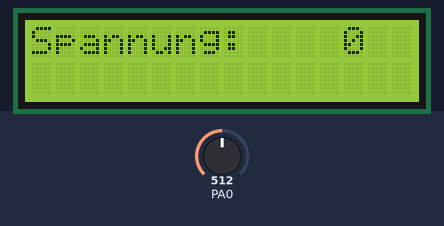
Recording of a program running on a simulated ATmega16, built with avr-gcc and emulated at 16 MHz. On the bench: 16×2 character LCD. Wiring (inferred from the names in the program): character LCD (HD44780): RS PA6; E PA4; data PB2, PB5, PB6, PB7. The test bench sets the inputs (shaded band); at power-on: PA0 = 512.

Above: at 1.8 s.
1.9 s: PA0 set to 680
At 2.7 s:
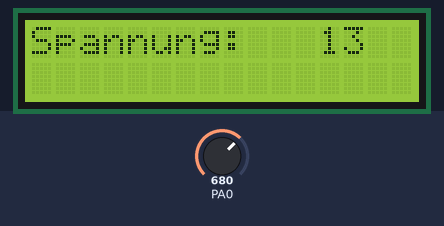
3.5 s: PA0 set to 660
At 4.5 s:
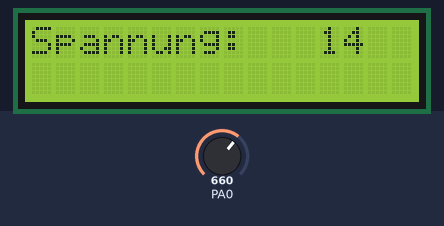
5.5 s: PA0 set to 716
At 6.3 s:
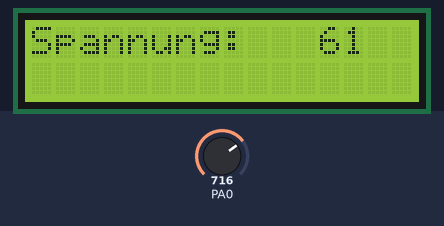
Timing chart, 0 to 8.5 s (numbered marks = the images above; inputs shaded):
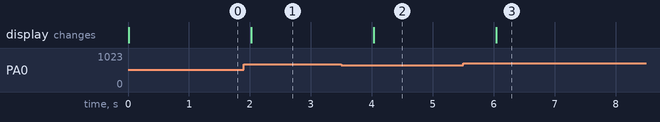

The program:

main.c
```c
/*-------------------------------------------------------------------------*\
| File:        main.c
| Version:      1.0
| Projekt:      battery measure
| Description:  test program for bat measurement
| Circuit:      MEGACARD V5.5
| Author:	    Pachler Fabio
| Creation:	    14.12.2022
|
| Change:
\*-------------------------------------------------------------------------*/

#include <avr/io.h>
#include <util/delay.h>
#include "adc/adc.h"
#include "lcd/lcd.h"

int main (void)
{
   lcd_init();
   adc_init();

   adc_mode(0x00);
   adc_channel(0x00);
   uint16_t adc_value = 0;
   uint8_t bat = 0;

//    VALUES FROM 670 - 860 (AVERAGE VALUES, NEEDS TO BE SLIGTHLY CHANGED)
//    Prozent    Wert
//    100%   -	  860
//    90%    -	  842
//    80%    -	  823
//    70%    -	  809
//    60%    -	  793
//    50%    -	  786
//    40%    -    778
//    30%    -    772
//    20%    -    764
//    10%    -    756
//    0%     -    670

   while (1)
   {
       adc_value = adc_read();

       if(adc_value > 670)
       {
           bat = 20;
       }

       if(adc_value > 764)
       {
           bat = 40;
       }

       if(adc_value > 778)
       {
           bat = 60;
       }

       if(adc_value > 793)
       {
           bat = 80;
       }

       if(adc_value > 823)
       {
           bat = 100;
       }

	   lcd_home();
	   lcd_string("Spannung: ");
	   lcd_ul2ascii(((adc_value * 50) / 1024), 10, 4);
	   lcd_cursor(0,1);
	   lcd_string("Ladung: ");
	   lcd_ul2ascii(bat, 10, 3);
	   lcd_string("%");

       _delay_ms(1000);
   }

   return 0;
}
```

adc.c
```c
/* -----------------------------------------
 * G.Raf^engineering
 * www.sunriax.at
 * -----------------------------------------
 *    Platform: Megacard
 *    Hardware: ATmega16
 * -----------------------------------------
 *     Version: 1.0 Release
 *      Author: G.Raf
 * Description:
 *   Function file for adc library
 * -----------------------------------------
 */

#include "adc.h"

//  +---------------------------------------------------------------+
//  |                   ADC initialization                          |
//  +---------------------------------------------------------------+
void adc_init(void)
{
    // Setup ADC parameters
    ADMUX = (((0x03 & ADC_REF)<<6) | ((0x01 & ADC_DATA_SHIFT)<<5));

    // Setup ADC prescaler
    // F_ADC = F_CPU / ADC_PRESCALER
    ADCSRA = ((0x07 & ADC_PRESCALER));

    // Setup ADC permanent transformation and trigger source
    #if ADC_MODE == 0x01
        ADCSRA |= (1<<ADEN) | (1<<ADSC) | (1<<ADATE);

        SFIOR &= ~(0xE0);
        SFIOR |= ((0x07 & ADC_TRIGGER_SOURCE)<<5);
    #endif

    // Check if ADC interrupt handler is active
    #ifdef ADC_ADIE
        ADCSRA |= (1<<ADIE);    // Enable ADC interrupt
        sei();                  // Enable global interrupt
    #endif
}

//  +---------------------------------------------------------------+
//  |                   ADC disable function                        |
//  +---------------------------------------------------------------+
void adc_disable(void)
{
    ADCSRA &= ~(1<<ADEN);   // Disable ADC
}

//  +---------------------------------------------------------------+
//  |                   ADC mode selection                          |
//  +---------------------------------------------------------------+
//  | Parameter:    mode    ->  0x00 = Singled ended input          |
//  |                                  ADC0 - ADC7                  |
//  |                           0x01 = Differential input   | Gain  |
//  |                                  ADC0 - ADC0 (CH0)    |  10x  |
//  |                                  ADC1 - ADC0 (CH1)    |  10x  |
//  |                                  ADC0 - ADC0 (CH0)    | 200x  |
//  |                                  ADC1 - ADC0 (CH1)    | 200x  |
//  |                                  ADC2 - ADC2 (CH2)    |  10x  |
//  |                                  ADC3 - ADC2 (CH3)    |  10x  |
//  |                                  ADC2 - ADC2 (CH2)    | 200x  |
//  |                                  ADC3 - ADC2 (CH3)    | 200x  |
//  |                           0x02 = Differential input   | Gain  |
//  |                                  ADC0 - ADC1 (CH0)    |   1x  |
//  |                                  ADC1 - ADC1 (CH1)    |   1x  |
//  |                                  ADC2 - ADC1 (CH2)    |   1x  |
//  |                                  ADC3 - ADC1 (CH3)    |   1x  |
//  |                                  ADC4 - ADC1 (CH4)    |   1x  |
//  |                                  ADC5 - ADC1 (CH5)    |   1x  |
//  |                                  ADC6 - ADC1 (CH6)    |   1x  |
//  |                                  ADC7 - ADC1 (CH7)    |   1x  |
//  |                           0x03 = Differential input   | Gain  |
//  |                                  ADC0 - ADC2 (CH0)    |   1x  |
//  |                                  ADC1 - ADC2 (CH1)    |   1x  |
//  |                                  ADC2 - ADC2 (CH2)    |   1x  |
//  |                                  ADC3 - ADC2 (CH3)    |   1x  |
//  |                                  ADC4 - ADC2 (CH4)    |   1x  |
//  |                                  ADC5 - ADC2 (CH5)    |   1x  |
//  |                                          --- Special ---      |
//  |                                  1.22V Ref   (CH6)            |
//  |                                  0V Ref      (CH7)            |
//  +---------------------------------------------------------------+
void adc_mode(ADC_Mode mode)
{
    ADMUX = (ADMUX & 0xE7) | ((0x03 & mode)<<3);    // Setup ADC Mode
}

//  +---------------------------------------------------------------+
//  |                   ADC channel selection                       |
//  +---------------------------------------------------------------+
//  | Parameter:    channel ->  0x00 = CH0 (Standard after init)    |
//  |                           0x01 = CH1                          |
//  |                           0x02 = CH2                          |
//  |                           0x03 = CH3                          |
//  |                           0x04 = CH4                          |
//  |                           0x05 = CH5                          |
//  |                           0x06 = CH6                          |
//  |                           0x07 = CH7                          |
//  +---------------------------------------------------------------+
void adc_channel(ADC_Channel channel)
{
    ADMUX = (ADMUX & ~(0x07)) | (0x07 & channel);   // Select ADC Channel
}

#ifndef ADC_ADIE

    //  +---------------------------------------------------------------+
    //  |                   ADC read value                              |
    //  +---------------------------------------------------------------+
    //  | Return:   ->  RIGHT shift of ADC data register                |
    //  +-------------------------------+-------------------------------+
    //  |             ADCH              |             ADCL              |
    //  +---+---+---+---+---+---+---+---+---+---+---+---+---+---+---+---+
    //  | - | - | - | - | - | - | ? | ? | ? | ? | ? | ? | ? | ? | ? | ? |
    //  +---+---+---+---+---+---+---+---+---+---+---+---+---+---+---+---+
    //  |                                                               |
    //  |           ->  LEFT shift of ADC data register                 |
    //  +-------------------------------+-------------------------------+
    //  |             ADCH              |             ADCL              |
    //  +---+---+---+---+---+---+---+---+---+---+---+---+---+---+---+---+
    //  | ? | ? | ? | ? | ? | ? | ? | ? | ? | ? | - | - | - | - | - | - |
    //  +---+---+---+---+---+---+---+---+---+---+---+---+---+---+---+---+
    unsigned int adc_read(void)
    {
        #ifdef ADC_NOISE_REDUCTION
            // Enter ADC noise reduction mode (stop the CPU)
            MCUCR &= ~((1<<SM2) | (1<<SM1));
            MCUCR |= (1<<SM0);
        #endif

        #if ADC_MODE == 0x01

            // Wait until ADC interrupt flag is zero
            while(!(ADCSRA & (1<<ADIF)))
                asm volatile("NOP");

            unsigned char ADC_LOW = ADCL;   // Save ADC LOW value to variable
            unsigned char ADC_HIGH = ADCH;  // Save ADC HIGH value to variable

            ADCSRA |= (1<<ADIF);            // Reset ADC interrupt flag

            // Return ADC high + low value
            return ((ADC_HIGH<<8) | ADC_LOW);

        #else

            // Start single conversion
            ADCSRA |= (1<<ADEN) | (1<<ADSC);

            // Wait until conversion is in progress
            while(ADCSRA & (1<<ADSC))
                asm volatile("NOP");

            unsigned char ADC_LOW = ADCL;   // Save ADC LOW value to variable
            unsigned char ADC_HIGH = ADCH;  // Save ADC HIGH value to variable

            // Return ADC high + low value
            return ((ADC_HIGH<<8) | ADC_LOW);

        #endif

        #ifdef ADC_NOISE_REDUCTION
            // Exit ADC noise reduction mode (start the CPU)
            MCUCR &= ~((1<<SM2) | (1<<SM1)) | (1<<SM0));
        #endif

    }

    //  +---------------------------------------------------------------+
    //  |                   ADC read average from values                |
    //  +---------------------------------------------------------------+
    //  | Parameter:    size    ->  quantity of conversions             |
    //  |                                                               |
    //  |    Return:    0x????  ->  Arithmetic average                  |
    //  |                           of converted data                   |
    //  +---------------------------------------------------------------+
    unsigned int adc_average(unsigned char size)
    {
        unsigned long average = 0; // average buffer

        // Read and add ADC values
        for(unsigned char i=0; i < size; i++)
        {
            #if ADC_DATA_SHIFT == 1
                average += (adc_read()>>6);
            #else
                average += adc_read();
            #endif
        }

        average /= size;    // Build average

        // Return average as unsigned int
        return (unsigned int)(average);
    }

#endif
```

adc.h
```c
/* -----------------------------------------
 * G.Raf^engineering
 * www.sunriax.at
 * -----------------------------------------
 *    Platform: Megacard
 *    Hardware: ATmega16
 * -----------------------------------------
 *     Version: 1.0 Release
 *      Author: G.Raf
 * Description:
 *   Header file for adc library
 * -----------------------------------------
 */

#ifndef ADC_H_
#define ADC_H_

// Definition of ADC parameters

#ifndef ADC_REF             // Reference voltage
    // 0x00 -> AREF Pin
    // 0x01 -> AVCC (5V)
    // 0x02 -> -
    // 0x03 -> 2.56V
    #define ADC_REF 0x01
#endif

#ifndef ADC_MODE            // Running mode
    // 0x00 Single transformation
    // 0x01 Permanent transformation
    #define ADC_MODE 0x00
#endif

#ifndef ADC_DATA_SHIFT      // Data register alignment
    // 0x00 -> right
    // 0x01 -> left
    #define ADC_DATA_SHIFT 0x01
#endif

#ifndef ADC_PRESCALER       // Prescaler settings
    // !!!!!!!!!!!!!!!!!!!!!!!!!!!!!!!!!!!!!!!!!!!!!!!!
    // !!! The prescaler settings should be setup   !!!
    // !!! to a value that the ADC clock is between !!!
    // !!! 50 - 200 kHz (for fully 10 bit mode)     !!!
    // !!!!!!!!!!!!!!!!!!!!!!!!!!!!!!!!!!!!!!!!!!!!!!!!
    //
    // 0x00 -> F_CPU / 2
    // 0x01 -> F_CPU / 2
    // 0x02 -> F_CPU / 4
    // 0x03 -> F_CPU / 8
    // 0x04 -> F_CPU / 16
    // 0x05 -> F_CPU / 32
    // 0x06 -> F_CPU / 64
    // 0x07 -> F_CPU / 128
    #define ADC_PRESCALER 0x06
#endif

// #ifndef ADC_NOISE_REDUCTION  // Noise reduction enabled
//  #define ADC_NOISE_REDUCTION
// #endif

#ifndef ADC_TRIGGER_SOURCE      // Trigger source setting
    // 0x00 -> Free running mode
    // 0x01 -> Analog comparator
    // 0x02 -> External Interrupt (0)
    // 0x03 -> Timer 0 compare
    // 0x04 -> Timer 0 overflow
    // 0x05 -> Timer 1 compare B
    // 0x06 -> Timer 1 overflow
    // 0x07 -> Timer 1 capture
    #define ADC_TRIGGER_SOURCE 0x00
#endif

// Definition of ADC processing (Enabled = Interrupt/Disabled = Polling)

// !!!!!!!!!!!!!!!!!!!!!!!!!!!!!!!!!!!!!!!!!!!!!!!!!!!!
// !!! Interrupts are not included in this library  !!!
// !!! The interrupt vector should be placed in the !!!
// !!! main.c file                                  !!!
// !!!!!!!!!!!!!!!!!!!!!!!!!!!!!!!!!!!!!!!!!!!!!!!!!!!!

// #ifndef ADC_ADIE
//  #define ADC_ADIE
// #endif

#include <avr/io.h>

enum ADC_Mode_t
{
    ADC_SingleEnded=0,
    ADC_DifferentialGain,
    ADC_DifferentialNoGain,
    ADC_DifferentialSpecial
};
typedef enum ADC_Mode_t ADC_Mode;

enum ADC_Channel_t
{
    ADC_CH0=0,
    ADC_CH1,
    ADC_CH2,
    ADC_CH3,
    ADC_CH4,
    ADC_CH5,
    ADC_CH6,
    ADC_CH7
};
typedef enum ADC_Channel_t ADC_Channel;

#ifdef ADC_ADIE
    #include <avr/interrupt.h>
#endif

            void adc_init(void);
            void adc_mode(ADC_Mode mode);
            void adc_channel(ADC_Channel channel);
            void adc_disable(void);

#ifndef ADC_ADIE
    unsigned int adc_read(void);
    unsigned int adc_average(unsigned char size);
#endif

#endif /* ADC_H_ */
```

lcd.c
```c

```

Source omitted: lcd.c (13950 bytes), lcd.h (5871 bytes), lcd.c (13950 bytes), lcd.h (5871 bytes), lcd.c (13950 bytes), lcd.h (5871 bytes), lcd.c (13950 bytes), lcd.h (5871 bytes), lcd.c (13950 bytes), lcd.h (5871 bytes), lcd.c (13950 bytes), lcd.h (5871 bytes)

Measured:
- after the input at 1.9 s, the display: changes after 0.12 s (image 1)
- after the input at 3.5 s, the display: changes after 0.53 s (image 2)
- after the input at 5.5 s, the display: changes after 0.54 s (image 3)
